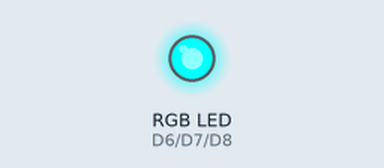
The sketch below on a simulated ESP8266 (NodeMCU). On the bench: an RGB LED mixed from three pins (HIGH = lit).

Above: at 0.2 s.
At 0.7 s:
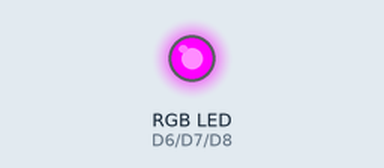
At 2.7 s:
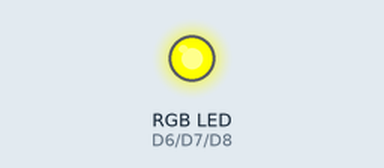
Timing chart, 0 to 3.5 s (numbered marks = the images above):
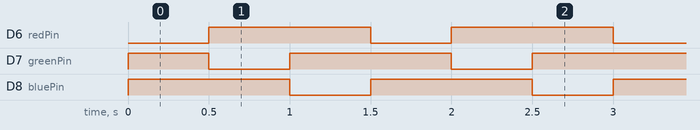

Measured:
- by itself, D6 (redPin), D7 (greenPin), D8 (bluePin): alternates HIGH for 1.0 s and LOW for 0.50 s
- by itself, everything shown: repeats every 1.5 s, in 4 steps

The sketch:

normallightcone.ino
```cpp
// LIGHT CONE
// Wemo board, no interaction, only light, and network tbc
// RGB LED Blinking Red, Green, Blue

// Pin definitions for RGB LED
const int redPin = D6;
const int greenPin = D7;
const int bluePin = D8;

void setup() {
  // Set RGB pins as output
  pinMode(redPin, OUTPUT);
  pinMode(greenPin, OUTPUT);
  pinMode(bluePin, OUTPUT);

  // Initialize all colors as OFF (HIGH for common anode)
  digitalWrite(redPin, HIGH);
  digitalWrite(greenPin, HIGH);
  digitalWrite(bluePin, HIGH);
}

void loop() {
  // Blink Red
  digitalWrite(redPin, LOW);  // LOW = ON for common anode
  delay(500);                // 0.5 second
  digitalWrite(redPin, HIGH); // HIGH = OFF

  // Blink Green
  digitalWrite(greenPin, LOW);
  delay(500);
  digitalWrite(greenPin, HIGH);

  // Blink Blue
  digitalWrite(bluePin, LOW);
  delay(500);
  digitalWrite(bluePin, HIGH);
}
```
